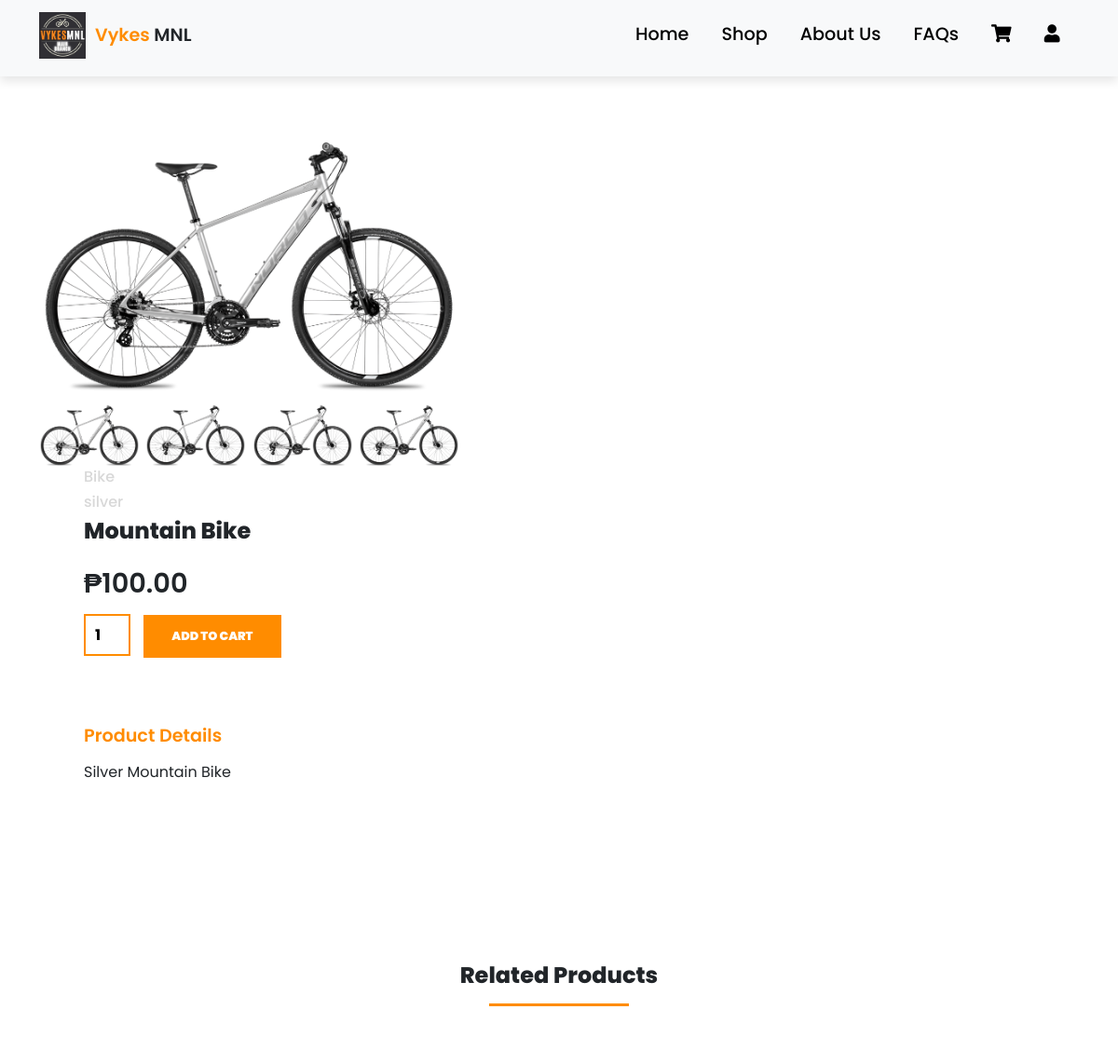
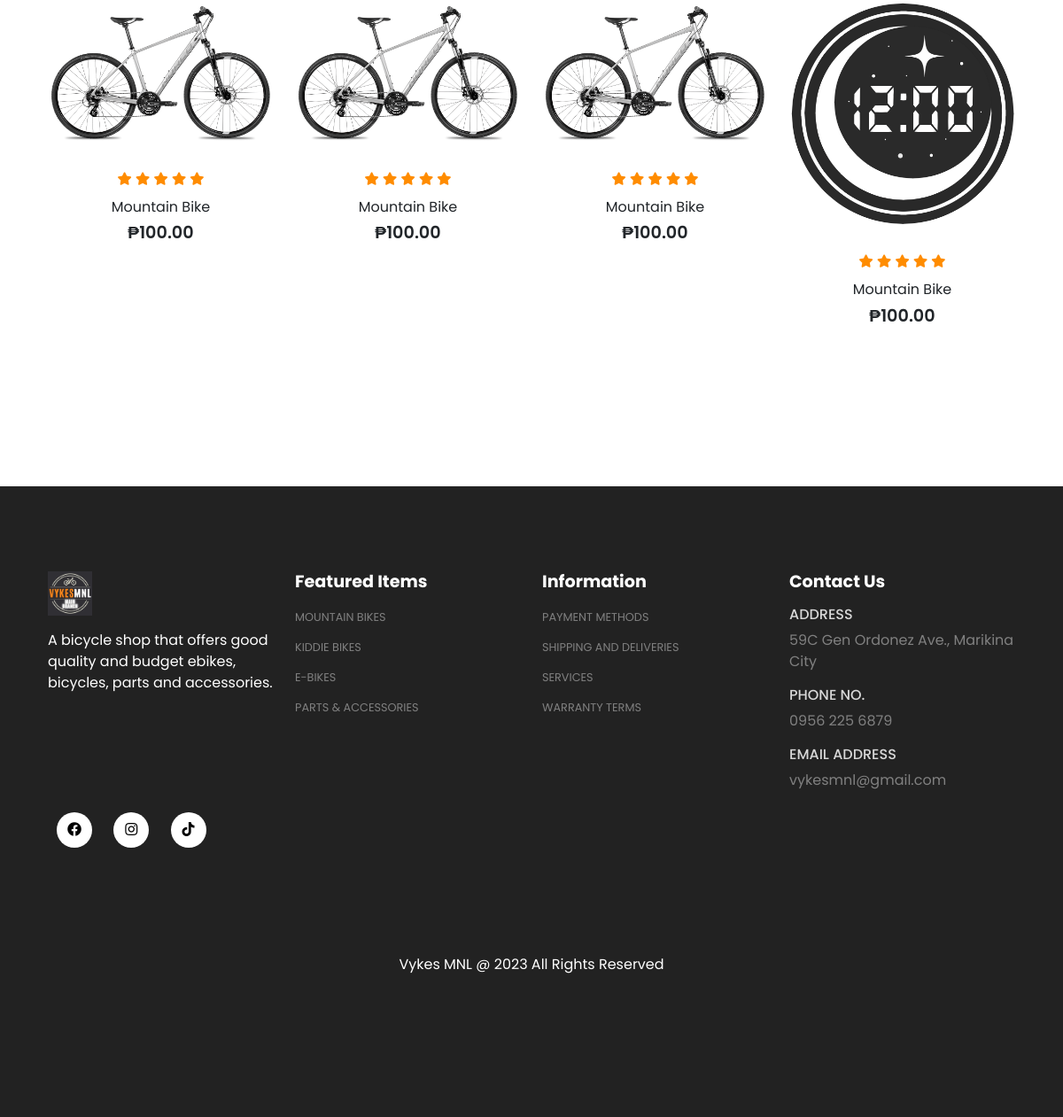
/product_view.php?product_id=3, run on the app's committed database (2 pictures, top to bottom).
### tables this page shows
CREATE TABLE `products` (
  `product_id` int(11) NOT NULL,
  `product_name` varchar(100) NOT NULL,
  `product_category` varchar(100) NOT NULL,
  `product_description` varchar(255) NOT NULL,
  `product_image` varchar(255) NOT NULL,
  `product_image2` varchar(255) NOT NULL,
  `product_image3` varchar(255) NOT NULL,
  `product_image4` varchar(255) NOT NULL,
  `product_price` decimal(8,2) NOT NULL,
  `product_special_offer` int(2) NOT NULL,
  `product_color` text NOT NULL,
  `product_size` varchar(250) NOT NULL,
  `product_quantity` int(11) NOT NULL
);

### product_view.php (the view, shortened to what this page needs)
<?php
    include('layouts/header.php');
?>
<?php
include('server/connection.php');
if(isset($_GET['product_id'])){
    $product_id = $_GET['product_id'];
    $stmt = $conn->prepare("SELECT * FROM products WHERE product_id = ?");
    $stmt->bind_param("i", $product_id);
    $stmt->execute();
    $product = $stmt->get_result();
    $stmt1 = $conn->prepare("SELECT * FROM products WHERE product_category = 'Bike' LIMIT 4");
    $stmt1->execute();
    $bike = $stmt1->get_result();
    $stmt1 = $conn->prepare("SELECT * FROM products WHERE product_category = 'parts' LIMIT 4");
    $stmt1->execute();
    $parts = $stmt1->get_result();
}else{
    header('location: index.php');
}
?>
    <section class=" container product-view my-5 pt-5">
        <div class="row mt-5">
            <?php while($row = $product->fetch_assoc()){ ?>
            <div class="col-lg-5 col-md-6 col-sm-12">
                <img src="assets/imgs/<?php echo $row['product_image']; ?>" class="img-fluid w-100 pb-1" id="mainImg">
                <div class="small-img-group">
                    <div class="small-img-col">
                        <img src="assets/imgs/<?php echo $row['product_image']; ?>" width="100%" class="small-img">
                    </div>
                    <div class="small-img-col">
                        <img src="assets/imgs/<?php echo $row['product_image2']; ?>" width="100%" class="small-img">
                    </div>
                    <div class="small-img-col">
                        <img src="assets/imgs/<?php echo $row['product_image3']; ?>" width="100%" class="small-img">
                    </div>
                    <div class="small-img-col">
                        <img src="assets/imgs/<?php echo $row['product_image4']; ?>" width="100%" class="small-img">
                    </div>
                </div>
            </div>
            <div class="col-lg-6 col-md-12 col-sm-12 mx-5">
                <h6><?php echo $row['product_category']; ?></h6>
                <h6><?php echo $row['product_color']; ?></h6>
                <h3 class="pb-2"><?php echo $row['product_name']; ?></h3>
                <h2 class="pb-2 pt-2">₱<?php echo $row['product_price']; ?></h2>
                <form method="POST" action="cart.php">
                    <input type="number" name="product_quantity" value="1">
                    <button class="buy-btn mb-4" type="submit" name="add_to_cart">Add to Cart</button>
                </form>
                <h4 class="mt-5 mb-3">Product Details</h4>
                <span><?php echo $row['product_description']; ?></span>
            </div>
        </div>
    </section>
    <section id="related-products" class="my-5 py-5">
        <div class="container text-center mt-5 py-5">
            <h3>Related Products</h3>
            <hr class="mx-auto">
        </div>
        <div class="row mx-auto container">
        <?php if($row['product_category'] == 'Bike'){ ?>
            <?php while($row = $bike->fetch_assoc()){ ?>
                    <div class="product text-center col-lg-3 col-md-4 col-sm-12">
                        <img src="assets/imgs/<?php echo $row['product_image']; ?>" class="img-fluid mb-3">
                        <div class="star">
                            <i class="fas fa-star"></i>
                            <i class="fas fa-star"></i>
                            <i class="fas fa-star"></i>
                            <i class="fas fa-star"></i>
                            <i class="fas fa-star"></i>
                        </div>
                        <h5 class="p-name"><?php echo $row['product_name']; ?></h5>
                        <h4 class="p-price">₱<?php echo $row['product_price']; ?></h4>
                    </div>
                <?php } ?>
            <?php }else if($row['product_category'] == 'parts'){ ?>
                <?php while($row = $parts->fetch_assoc()){ ?>
                    <div class="product text-center col-lg-3 col-md-4 col-sm-12">
                        <img src="assets/imgs/<?php echo $row['product_image']; ?>" class="img-fluid mb-3">
                        <div class="star">
                            <i class="fas fa-star"></i>
                            <i class="fas fa-star"></i>
                            <i class="fas fa-star"></i>
                            <i class="fas fa-star"></i>
                            <i class="fas fa-star"></i>
                        </div>
                        <h5 class="p-name"><?php echo $row['product_name']; ?></h5>
                        <h4 class="p-price">₱<?php echo $row['product_price']; ?></h4>
                        <button class="buy-btn" href="<?php echo "product_view.php?product_id=".$row['product_id']; ?>">Buy Now</button>
                    </div>
                <?php } ?>
            <?php } ?>
        <?php } ?>
        </div>
    </section>
<?php include('layouts/footer.php'); ?>

### assets/css/style.css (style rules this page uses)
* { margin: 0; padding: 0; box-sizing: border-box; }
button { font-size: 0.8rem; font-weight: 900; outline: none; border: none; background-color: #1d1d1d; color: white; padding: 13px 30px; text-transform: uppercase; cursor: pointer; transition: 0.5s ease; }
body { font-family: 'Poppins', sans-serif; }
hr { width: 150px; height: 3px !important; opacity: 1 !important; background-color: darkorange; color: darkorange; }
h2 { font-size: 1.8rem; font-weight: 600; }
h3 { font-size: 1.5rem; font-weight: 800; }
h4 { font-size: 1.2rem; font-weight: 600; }
h5 { font-size: 1rem; font-weight: 400; }
h6 { color: #d8d8d8; }
.product { cursor: pointer; margin-bottom: 2rem; }
.product img { transition: 0.3s all; }
.star { padding: 10px 0; }
.star i { font-size: 0.9rem; color: darkorange; }
.small-img-group { display: flex; justify-content: space-between; }
.small-img-col { flex-basis: 24%; cursor: pointer; }
.product-view input { width: 50px; height: 45px; padding-left: 10px; font-size: 16px; font-weight: 700; margin-right: 10px; border: 2px darkorange solid; }
.product-view .buy-btn { background-color: darkorange; transition: 0.4s all; }
.product-view h4 { color: darkorange; }
img { vertical-align: middle; }

### data on the page
products: product_image (picture), product_image2 (picture), product_image3 (picture), product_image4 (picture), product_category "Bike", product_color "silver", product_name "Mountain Bike", product_price "100.00", product_description "Silver Mountain Bike"
products: product_image (picture), product_name "Mountain Bike", product_price "100.00"
products: product_image (picture), product_name "Mountain Bike", product_price "100.00"
products: product_image (picture), product_name "Mountain Bike", product_price "100.00"
